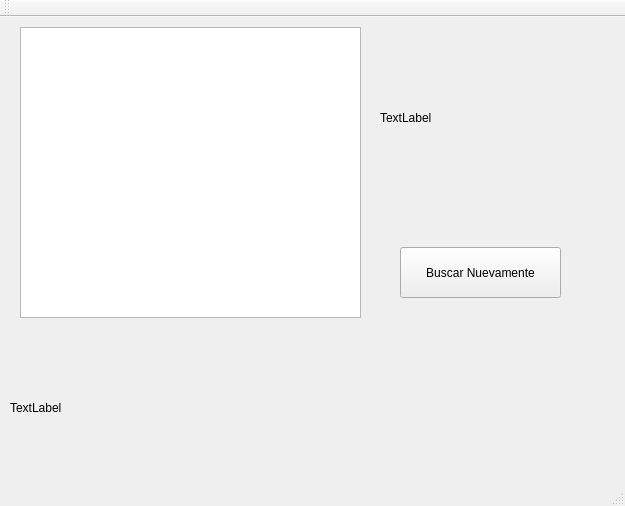
<?xml version="1.0" encoding="UTF-8"?>
<ui version="4.0">
 <class>MainWindow</class>
 <widget class="QMainWindow" name="MainWindow">
  <property name="geometry">
   <rect>
    <x>0</x>
    <y>0</y>
    <width>625</width>
    <height>506</height>
   </rect>
  </property>
  <property name="windowTitle">
   <string>MainWindow</string>
  </property>
  <widget class="QWidget" name="centralWidget">
   <widget class="QPlainTextEdit" name="listaPDF">
    <property name="geometry">
     <rect>
      <x>20</x>
      <y>10</y>
      <width>341</width>
      <height>291</height>
     </rect>
    </property>
    <property name="readOnly">
     <bool>true</bool>
    </property>
   </widget>
   <widget class="QLabel" name="etiquetaLogo">
    <property name="geometry">
     <rect>
      <x>10</x>
      <y>320</y>
      <width>591</width>
      <height>141</height>
     </rect>
    </property>
    <property name="text">
     <string>TextLabel</string>
    </property>
   </widget>
   <widget class="QLabel" name="etiqueta">
    <property name="geometry">
     <rect>
      <x>380</x>
      <y>20</y>
      <width>231</width>
      <height>161</height>
     </rect>
    </property>
    <property name="text">
     <string>TextLabel</string>
    </property>
    <property name="wordWrap">
     <bool>true</bool>
    </property>
   </widget>
   <widget class="QPushButton" name="buscar">
    <property name="geometry">
     <rect>
      <x>400</x>
      <y>230</y>
      <width>161</width>
      <height>51</height>
     </rect>
    </property>
    <property name="text">
     <string>Buscar Nuevamente</string>
    </property>
   </widget>
  </widget>
  <widget class="QMenuBar" name="menuBar">
   <property name="geometry">
    <rect>
     <x>0</x>
     <y>0</y>
     <width>625</width>
     <height>21</height>
    </rect>
   </property>
  </widget>
  <widget class="QToolBar" name="mainToolBar">
   <attribute name="toolBarArea">
    <enum>TopToolBarArea</enum>
   </attribute>
   <attribute name="toolBarBreak">
    <bool>false</bool>
   </attribute>
  </widget>
  <widget class="QStatusBar" name="statusBar"/>
 </widget>
 <layoutdefault spacing="6" margin="11"/>
 <resources/>
 <connections/>
</ui>
